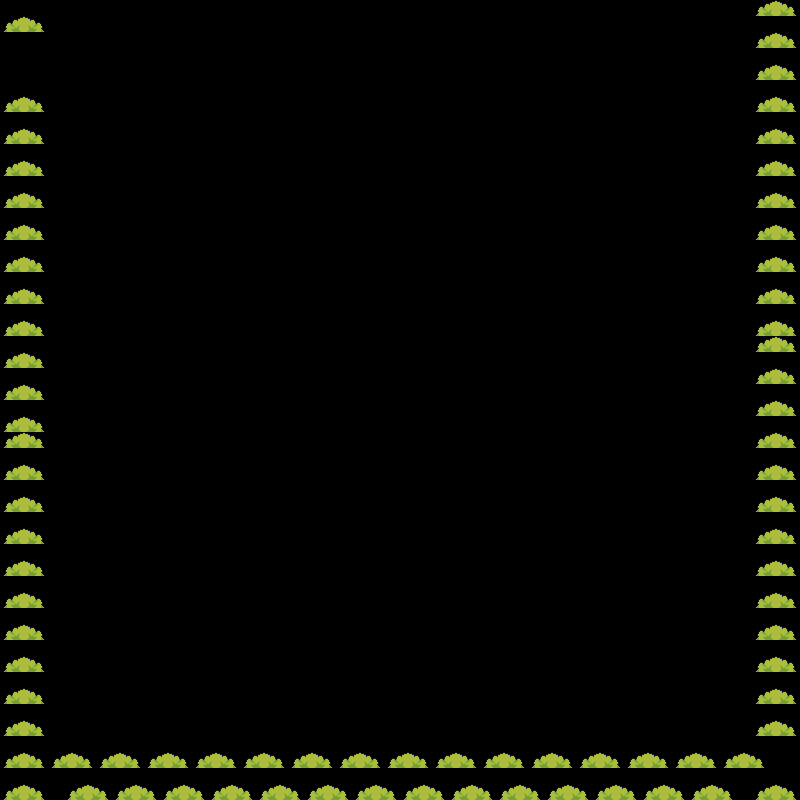

A level layout from a 2D game, rendered from its tile map. Below: a short description, then the map file with tile-grid data replaced by summaries:
An orthogonal 50x50 tile map with 16x16 px tiles, 1 tile layer (fg_1), 2 hidden layers not drawn, 2 tilesets.

<map version="1.9" tiledversion="1.9.2" orientation="orthogonal" renderorder="right-down" width="50" height="50" tilewidth="16" tileheight="16" infinite="0" nextlayerid="4" nextobjectid="1">
 <tileset firstgid="1" source="outside.tsx" />
 <tileset firstgid="12770" source="map.tsx" />
 <layer id="1" name="ground" width="50" height="50" visible="0">
  <data>[2500 cells, 2500 non-empty, 9 distinct tile ids]</data>
 </layer>
 <layer id="2" name="bg_1" width="50" height="50" visible="0">
  <data>[2500 cells, 464 non-empty, 7 distinct tile ids]</data>
 </layer>
 <layer id="3" name="fg_1" width="50" height="50">
  <data>[2500 cells, 234 non-empty, 3 distinct tile ids]</data>
 </layer>
</map>
